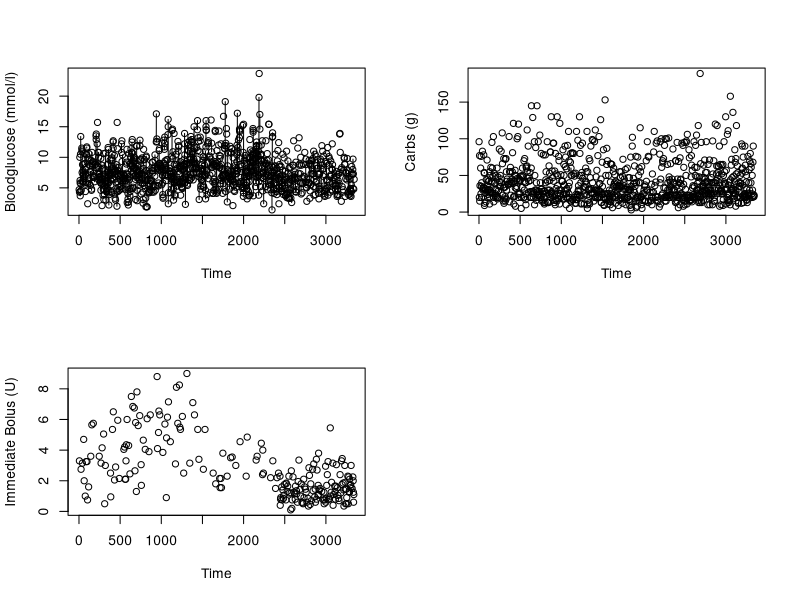

Generate this figure with R: (Note: this script raises an error after producing the figure.)
## ---- chunk 1
knitr::opts_chunk$set(echo = TRUE)
## ---- chunk 2
BGData = read.csv("Data BG.csv", header = TRUE)
## ---- chunk 3
head(BGData)
summary(BGData)
## ---- chunk 4
Carbs = rep(NA, 3343)
Carbs[BGData$Event == "Carbs"] = BGData$Value[BGData$Event == "Carbs"]
head(data.frame(BGData$Event, BGData$Value, Carbs))
## ---- chunk 5
Bloodglucose = rep(NA, 3343)
Bloodglucose[BGData$Event == "Bloodglucose"] = BGData$Value[BGData$Event == "Bloodglucose"]
head(data.frame(BGData$Event, BGData$Value, Bloodglucose))
## ---- chunk 6
BGData$Value[BGData$Event == "Carbs"] = NA
BGData$Value[BGData$Event == "Bloodglucose"] = NA
BGData$Event[BGData$Event == "Carbs"] = NA
BGData$Event[BGData$Event == "Bloodglucose"] = NA
BGData$Event = factor(BGData$Event)
head(BGData)
## ---- chunk 7
levels(BGData$Event)
## ---- chunk 8
levels(BGData$Descripition1)
levels(BGData$Descripition2)
levels(BGData$Descripition3)
levels(BGData$Descripition4)
levels(BGData$Descripition5)
## ---- chunk 9
ImmediateBolus = rep(NA, 3343)
ImmediateBolus[BGData$Descripition1 == "Direct dosis"&!is.na(BGData$Descripition1)] = BGData$ValueD1[BGData$Descripition1 == "Direct dosis"&!is.na(BGData$Descripition1)]
ExtendedBolus = rep(NA, 3343)
ExtendedBolus[BGData$Descripition2 == "Extended dosis"&!is.na(BGData$Descripition2)] = BGData$ValueD2[BGData$Descripition2 == "Extended dosis"&!is.na(BGData$Descripition2)]
DailyTotalBasalInsulin = rep(NA, 3343)
DailyTotalBasalInsulin[BGData$Descripition2 == "Basal insulin"&!is.na(BGData$Descripition2)] = BGData$ValueD2[BGData$Descripition2 == "Basal insulin"&!is.na(BGData$Descripition2)]
DailyTotalImmediateInsulin = rep(NA, 3343)
DailyTotalImmediateInsulin[BGData$Descripition1 == "Bolus insulin"&!is.na(BGData$Descripition1)] = BGData$ValueD1[BGData$Descripition1 == "Bolus insulin"&!is.na(BGData$Descripition1)]
BolusCancelled = rep(0, 3343)
BolusCancelled[BGData$Descripition2 == "Bolus cancelled"&!is.na(BGData$Descripition2)] = rep(1:3343)[BGData$Descripition2 == "Bolus cancelled"&!is.na(BGData$Descripition2)]
BolusCancelled[BGData$Descripition5 == "Bolus cancelled"&!is.na(BGData$Descripition5)] = rep(1:3343)[BGData$Descripition5 == "Bolus cancelled"&!is.na(BGData$Descripition5)]
BeforeMeal = rep(0, 3343)
BeforeMeal[BGData$Descripition1 == "Before meal"&!is.na(BGData$Descripition1)] = rep(1:3343)[BGData$Descripition1 == "Before meal"&!is.na(BGData$Descripition1)]
Occlusion = rep(0, 3343)
Occlusion[BGData$Descripition1 == "Occlusion found"&!is.na(BGData$Descripition1)] = rep(1:3343)[BGData$Descripition1 == "Occlusion found"&!is.na(BGData$Descripition1)]
ProposedBolus = rep(0, 3343)
ProposedBolus[BGData$Descripition1 == "Proposed bolus"&!is.na(BGData$Descripition1)] = BGData$ValueD1[BGData$Descripition1 == "Proposed bolus"&!is.na(BGData$Descripition1)]
ProposedBolus[BGData$Descripition2 == "Proposed bolus"&!is.na(BGData$Descripition2)] = BGData$ValueD2[BGData$Descripition2 == "Proposed bolus"&!is.na(BGData$Descripition2)]
ProposedBolus[BGData$Descripition4 == "Proposed bolus"&!is.na(BGData$Descripition4)] = BGData$ValueD4[BGData$Descripition4 == "Proposed bolus"&!is.na(BGData$Descripition4)]
DurationExtDos = rep(0, 3343)
DurationExtDos[BGData$Descripition1 == "Duration of Extended dosis"&!is.na(BGData$Descripition1)] = BGData$ValueD1[BGData$Descripition1 == "Duration of Extended dosis"&!is.na(BGData$Descripition1)]
DurationExtDos[BGData$Descripition3 == "Duration of Extended dosis"&!is.na(BGData$Descripition3)] = BGData$ValueD3[BGData$Descripition3 == "Duration of Extended dosis"&!is.na(BGData$Descripition3)]
## ---- chunk 10

PodAct = rep(0, 3343)
PodAct[BGData$Event == "Pod activated"] = 1
PodDeAct = rep(0, 3343)
PodDeAct[BGData$Event == "Pod deactivated"] = 1
PumpStart = rep(0, 3343)
PumpStart[BGData$Event == "Pump is started"] = 1
PumpStop = rep(0, 3343)
PumpStop[BGData$Event == "Time change (Winter time)"] = 1
TimeChange = rep(0, 3343)
TimeChange[BGData$Event == "Pod activated"] = 1
Warning  = rep(0, 3343)
Warning[BGData$Event == "Warning"] = 1

## ---- chunk 11
CleanedBGData = data.frame(BGData$DayOfWeek, BGData$Date, BGData$Time, BeforeMeal, Bloodglucose, BolusCancelled, Carbs, DailyTotalBasalInsulin, DailyTotalImmediateInsulin, DurationExtDos, ExtendedBolus, ImmediateBolus, Occlusion, PodAct, PodDeAct, ProposedBolus, PumpStart, PumpStop, TimeChange)
names(CleanedBGData)[1:3] = c("DayOfWeek", "Date", "Time")
save(CleanedBGData, file = "CleanedBGData.RData")
## ---- chunk 12
par(mfrow=c(2,2))
plot(CleanedBGData$Bloodglucose, type = "o", ylab = "Bloodglucose (mmol/l)", xlab = "Time")
plot(CleanedBGData$Carbs, type = "o", ylab = "Carbs (g)", xlab = "Time")
plot(CleanedBGData$ImmediateBolus, type = "o", ylab = "Immediate Bolus (U)", xlab = "Time")
plot(CleanedBGData$ExtendedBolus, type = "o", ylab = "Extended Bolus (U)", xlab = "Time")
